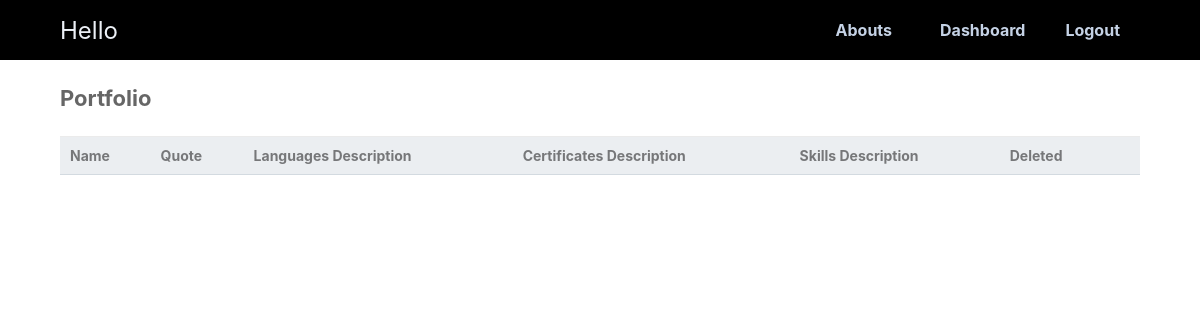
Before: /pages/dashboard/dashboard.php (signed in) with the older database file.
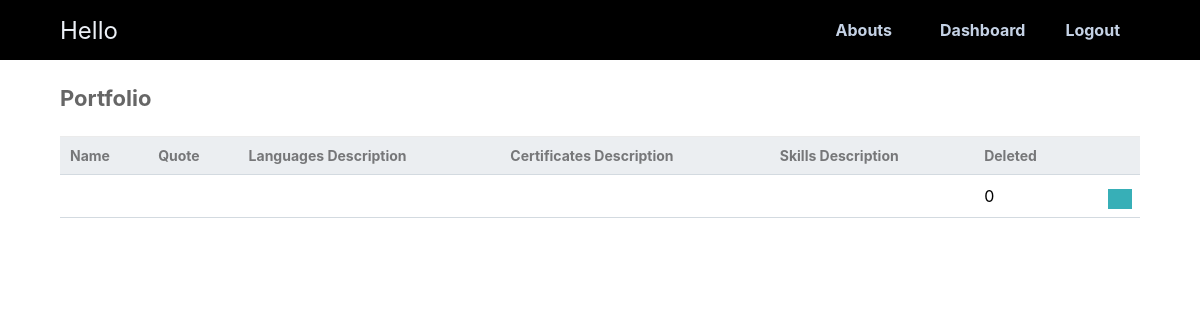
After: the same page with the newer database file.
### tables this page shows
create table if not exists me
(
    id                       bigint auto_increment
        primary key,
    name                     varchar(25)          null,
    quote                    varchar(50)          null,
    languages_description    varchar(1000)        null,
    certificates_description varchar(1000)        null,
    skills_description       varchar(1000)        null,
    is_deleted               tinyint(1) default 0 null,
    files_id                 bigint               null,
    constraint me_files_null_fk
        foreign key (files_id) references files (id)
);

### src/pages/dashboard/dashboard.php (the view, shortened to what this page needs)
<?php
require "../../utils/functions.php";
$pdo = pdo_connect_mysql();
$stmt = $pdo->prepare('SELECT * FROM me WHERE id = 1');
$stmt->execute();
$me = $stmt->fetchAll(PDO::FETCH_ASSOC);
?>
<?=template_header('Home')?>
    <div class="content read">
        <h2>Portfolio</h2>
        <table>
            <thead>
            <tr>
                <td>Name</td>
                <td>Quote</td>
                <td>Languages Description</td>
                <td>Certificates Description</td>
                <td>Skills Description</td>
                <td>Deleted</td>
                <td></td>
            </tr>
            </thead>
            <tbody>
            <?php foreach ($me as $m): ?>
                <tr>
                    <td><?=$m['name']?></td>
                    <td><?=$m['quote']?></td>
                    <td><?=$m['languages_description']?></td>
                    <td><?=$m['certificates_description']?></td>
                    <td><?=$m['skills_description']?></td>
                    <td><?=$m['is_deleted']?></td>
                    <td class="actions">
                        <a href="update.php?id=<?=$m['id']?>" class="edit"><i class="fas fa-pen fa-xs"></i></a>
                    </td>
                </tr>
            <?php endforeach; ?>
            </tbody>
        </table>
    </div>
<?=template_footer()?>

### src/utils/functions.php (shortened to what this page needs)
<?php
function template_header($title) {
	$username  = $_SESSION["username"];
echo <<<EOT
<!DOCTYPE html>
<html>
	<head>
		<meta charset="utf-8">
		<title>My CMS</title>
		<link href="/utils/styles.css" rel="stylesheet" type="text/css">
	</head>
	<body>
    <nav class="navtop">
    	<div>
    		<h1>Hello $username</h1>
    		<a href="../abouts/read.php"><i class="fas fa-address-book"></i>Abouts</a>
    		<a href="../dashboard/dashboard.php"><i class="fas fa-address-book"></i>Dashboard</a>
			<a href="../../auth/logout.php">Logout</a>
    	</div>
    </nav>
EOT;
}
function template_footer() {
echo <<<EOT
    </body>
</html>
EOT;
}

### src/utils/styles.css (style rules this page uses)
* { box-sizing: border-box; font-family: -apple-system, BlinkMacSystemFont, "segoe ui", roboto, oxygen, ubuntu, cantarell, "fira sans", "droid sans", "helvetica neue", Arial, sans-serif; font-size: 16px; -webkit-font-smoothing: antialiased; -moz-osx-font-smoothing: grayscale; }
body { background-color: #FFFFFF; margin: 0; }
.navtop { background-color: #000; height: 60px; width: 100%; border: 0; }
.navtop div { display: flex; margin: 0 auto; width: 90%; height: 100%; }
.navtop div h1, .navtop div a { display: inline-flex; align-items: center; }
.navtop div h1 { flex: 1; font-size: 24px; padding: 0; margin: 0; color: #ecf0f6; font-weight: normal; }
.navtop div a { padding: 0 20px; text-decoration: none; color: #c5d2e5; font-weight: bold; }
.navtop div a i { padding: 2px 8px 0 0; }
.content { width: 90%; margin: 0 auto; }
.content h2 { margin: 0; padding: 25px 0; font-size: 22px; border-bottom: 1px solid #ebebeb; color: #666666; }
.read table { width: 100%; padding-top: 30px; border-collapse: collapse; }
.read table thead { background-color: #ebeef1; border-bottom: 1px solid #d3dae0; }
.read table thead td { padding: 10px; font-weight: bold; color: #767779; font-size: 14px; }
.read table tbody tr { border-bottom: 1px solid #d3dae0; }
.read table tbody tr td { padding: 10px; }
.read table tbody tr td:nth-child(1) { color: #a5a7a9; }
.read table tbody tr td.actions { padding: 8px; text-align: right; }
.read table tbody tr td.actions .edit, .read table tbody tr td.actions .trash { display: inline-flex; text-align: right; text-decoration: none; color: #FFFFFF; padding: 10px 12px; }
.read table tbody tr td.actions .edit { background-color: #37afb7; }

Changed rows visible on the page:
added me: is_deleted "0"
